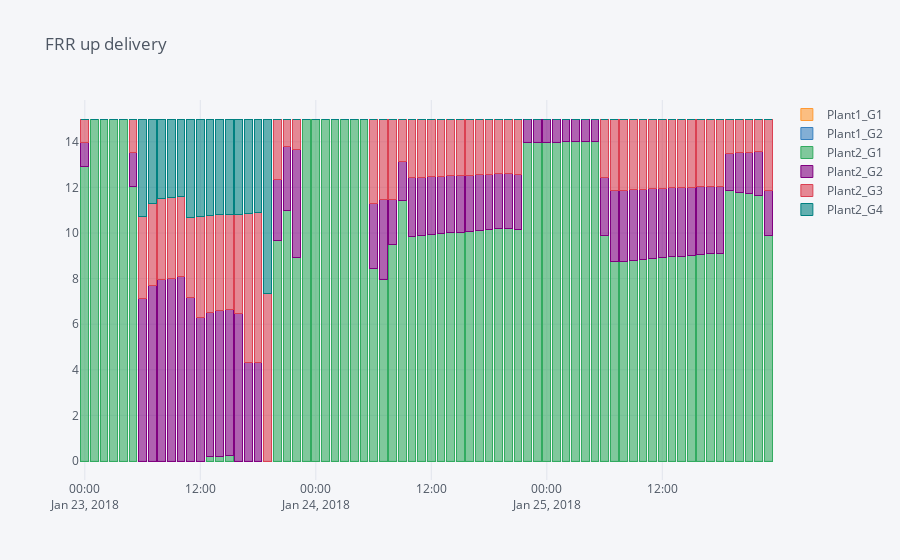
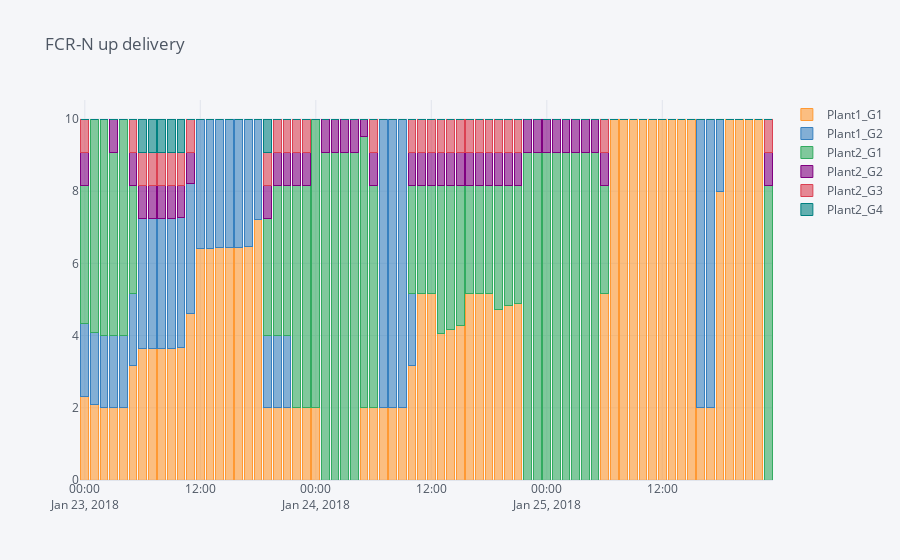
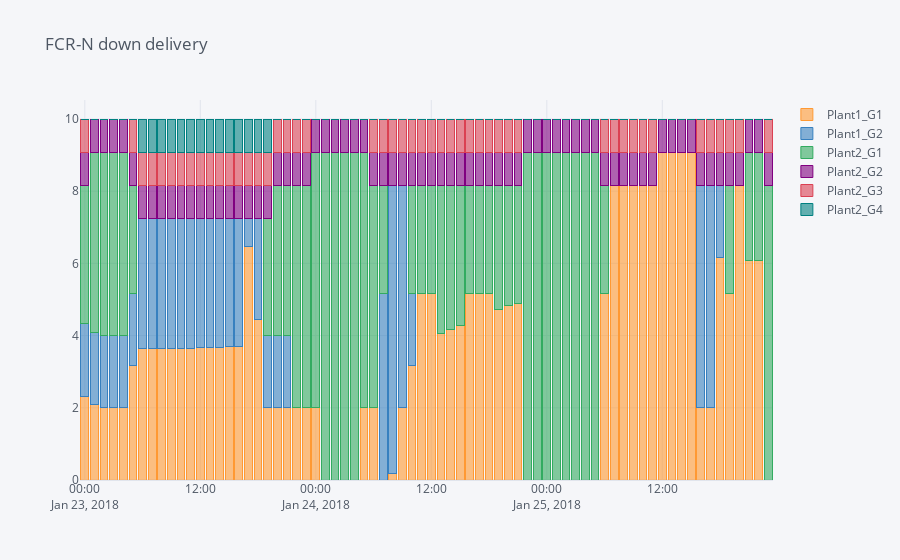

Notebook code for these charts, in order:
### Markdown cell above
The optimal production set points have shifted for some of the generators due to the new reserve capacity obligations. The plots below show how the reserve capacity has been distributed among the generators.

### Code cell
pd.DataFrame([gen.frr_up_delivery.get().rename(gen.get_name()) for gen in shop.model.generator]).transpose().iplot(title="FRR up delivery", kind='bar', barmode = 'stack')
pd.DataFrame([gen.fcr_n_up_delivery.get().rename(gen.get_name()) for gen in shop.model.generator]).transpose().iplot(title="FCR-N up delivery", kind='bar', barmode = 'stack')
pd.DataFrame([gen.fcr_n_down_delivery.get().rename(gen.get_name()) for gen in shop.model.generator]).transpose().iplot(title="FCR-N down delivery", kind='bar', barmode = 'stack')
